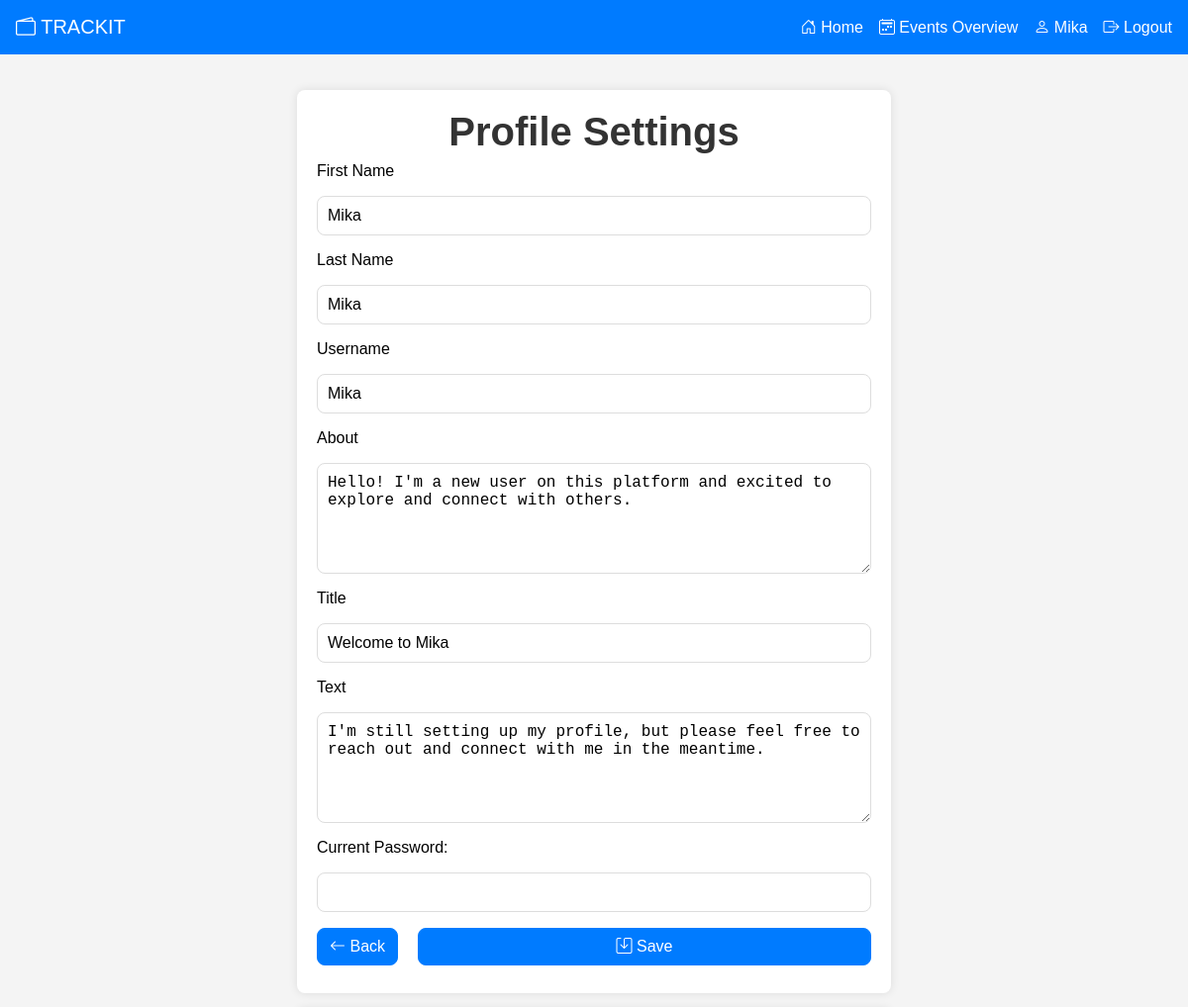
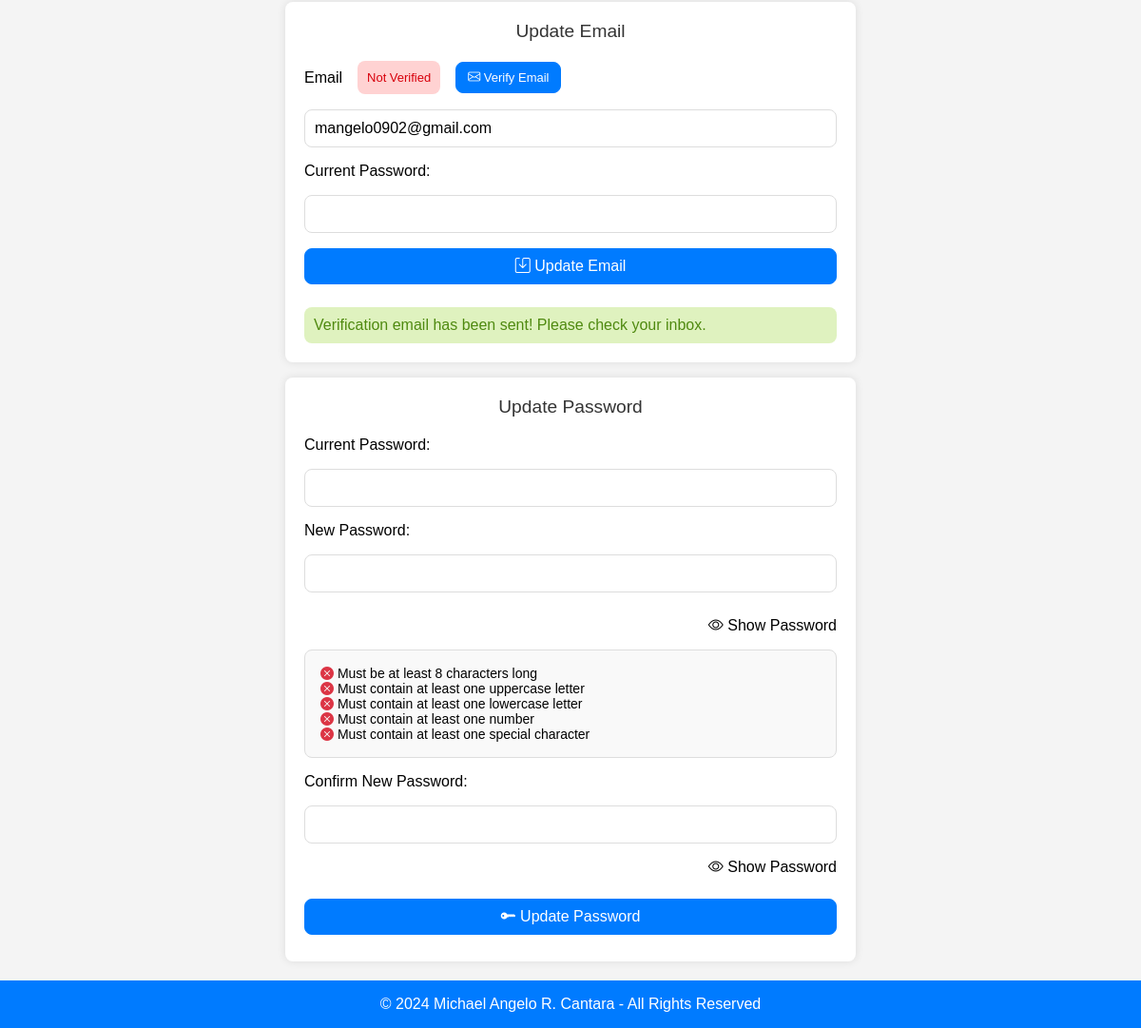
Screenshot of /profile-information-settings.php?emailverificationsent (signed in) with the database file from the repository (2 pictures, top to bottom).
### tables this page shows
CREATE TABLE `users` (
  `users_id` int(11) NOT NULL,
  `users_first_name` varchar(50) NOT NULL,
  `users_last_name` varchar(50) NOT NULL,
  `users_username` varchar(50) NOT NULL,
  `users_email` varchar(100) NOT NULL,
  `users_role` varchar(50) NOT NULL,
  `users_password` varchar(255) NOT NULL,
  `users_email_verified` int(11) NOT NULL
);

CREATE TABLE `profiles` (
  `profiles_id` int(11) NOT NULL,
  `profiles_about` text NOT NULL,
  `profiles_introduction_title` text NOT NULL,
  `profiles_introduction_text` text NOT NULL,
  `users_id` int(11) DEFAULT NULL
);

### includes/profile-information-functions.inc.php (called while the page is built, shortened)
<?php
function getUserInformation($conn, $users_id) {
    $sql = "SELECT users_first_name, users_last_name, users_username, users_email, users_email_verified FROM users WHERE users_id = ?;";
    $stmt = mysqli_stmt_init($conn);
    if (!mysqli_stmt_prepare($stmt, $sql)) {
        header("location: ../profile-information.php?error=stmtfailed");
        exit();
    }
    mysqli_stmt_bind_param($stmt, "i", $users_id);
    mysqli_stmt_execute($stmt);
    $resultData = mysqli_stmt_get_result($stmt);
    if ($row = mysqli_fetch_assoc($resultData)) {
        return $row;
    } else {
        $result = false;
        return $result;
    }
}
function getProfileInformation($conn, $users_id) {
    $sql = "SELECT * FROM profiles WHERE users_id = ?;";
    $stmt = mysqli_stmt_init($conn);
    if (!mysqli_stmt_prepare($stmt, $sql)) {
        header("location: ../profile-information.php?error=stmtfailed");
        exit();
    }
    mysqli_stmt_bind_param($stmt, "i", $users_id);
    mysqli_stmt_execute($stmt);
    $resultData = mysqli_stmt_get_result($stmt);
    if ($row = mysqli_fetch_assoc($resultData)) {
        return $row;
    } else {
        $result = false;
        return $result;
    }
}

### profile-information-settings.php (the view, shortened to what this page needs)
<?php
require_once "includes/db-connection.inc.php";
require_once "includes/profile-information-functions.inc.php";
$profileData = getProfileInformation($conn, $_SESSION["users_id"]);
$userData = getUserInformation($conn, $_SESSION["users_id"]);
?>
<!DOCTYPE html>
<html lang="en">
<head>
    <?php include "templates/external-links.tpl.php"; ?>
</head>
<body>
    <?php include 'templates/header.tpl.php'; ?>
    <main>
        <section class="section-container">
            <h1>Profile Settings</h1>
            <form action="includes/profile-information.inc.php" method="post">
                <label for="firstName">First Name</label>
                <input type="text" name="firstName" id="firstName" value='<?php echo $userData['users_first_name']; ?>'>
                <label for="lastName">Last Name</label>
                <input type="text" name="lastName" id="lastName" value='<?php echo $userData['users_last_name']; ?>'>
                <label for="username">Username</label>
                <input type="text" name="username" id="username" value='<?php echo $userData['users_username']; ?>'>
                <label for="profileAbout">About</label>
                <textarea type="text" name="profileAbout" rows="5" cols="20"
                    id="profileAbout"><?php echo $profileData['profiles_about']; ?></textarea>
                <label for="profileTitle">Title</label>
                <input type="text" name="profileTitle" id="profileTitle"
                    value='<?php echo $profileData['profiles_introduction_title']; ?>'>
                <label for="profileText">Text</label>
                <textarea type="text" name="profileText" rows="5" cols="20"
                    id="profileText"><?php echo $profileData['profiles_introduction_text']; ?></textarea>
                <label for="currentPassword">Current Password:</label>
                <input type="password" id="currentPassword" name="currentPassword" required>
                <div class="two-grid-column-container">
                    <a class="button" href="profile-information.php"><i class="bi bi-arrow-left"></i> Back</a>
                    <button class="button" type="submit" name="profile-settings"><i class="bi bi-save"></i>
                        Save</button>
                </div>
            </form>
        </section>
        <section class="section-container">
            <h2>Update Email</h2>
            <form action="includes/update-email.inc.php" method="post">
                <div class="email-container">
                    <label for="email">Email</label>
                    <?php
                    if ($userData['users_email_verified'] == 0) {
                        echo "<span class='error-message'>Not Verified</span>";
                        echo "<button class='button' type='button' onclick='location.href=\"includes/send-verification-email.inc.php\"'><i class='bi bi-envelope'></i> Verify Email</button>";
                    } else {
                        echo "<span class='success-message'>Verified</span>";
                    }
                    ?>
                </div>
                <input type="email" name="email" id="email" value='<?php echo $userData['users_email']; ?>'>
                <label for="currentPassword">Current Password:</label>
                <input type="password" id="currentPassword" name="currentPassword" required>
                <button class="button" type="submit" name="update-email"><i class="bi bi-save"></i> Update
                    Email</button>
            </form>
            <?php
            if (isset($_GET["emailverificationsent"])) {
                echo "<p class='success-message'>Verification email has been sent! Please check your inbox.</p>";
            }
            ?>
        </section>
        <section class="section-container">
            <h2>Update Password</h2>
            <form action="includes/update-password.inc.php" method="post">
                <label for="currentPassword">Current Password:</label>
                <input type="password" id="currentPassword" name="currentPassword" required>
                <label for="password">New Password:</label>
                <input type="password" id="password" name="password" required>
                <div class="password-container">
                    <p id="strengthLabel"></p>
                    <button class="show-button" id="showPasswordButton" type="button"
                        onclick="togglePasswordVisibility('password', 'showPasswordButton')"><i class='bi bi-eye'></i> Show Password</button>
                </div>
                <ul class="password-requirements" id="password-requirements">
                    <li id="length"><i class="bi bi-x-circle-fill text-danger"></i> Must be at least 8 characters long
                    </li>
                    <li id="uppercase"><i class="bi bi-x-circle-fill text-danger"></i> Must contain at least one
                        uppercase
                        letter</li>
                    <li id="lowercase"><i class="bi bi-x-circle-fill text-danger"></i> Must contain at least one
                        lowercase
                        letter</li>
                    <li id="number"><i class="bi bi-x-circle-fill text-danger"></i> Must contain at least one number
                    </li>
                    <li id="special"><i class="bi bi-x-circle-fill text-danger"></i> Must contain at least one special
                        character</li>
                </ul>
                <label for="confirmPassword">Confirm New Password:</label>
                <input type="password" id="confirmPassword" name="confirmPassword" required>
                <div class="password-container">
                    <button class="show-button" id="showConfirmPasswordButton" type="button"
                        onclick="togglePasswordVisibility('confirmPassword', 'showConfirmPasswordButton')"><i class='bi bi-eye'></i> Show
                        Password</button>
                </div>
                <button class="button margin-top-16" type="submit" name="updatePassword"><i class="bi bi-key-fill"></i>
                    Update Password</button>
            </form>
        </section>
    </main>
    <?php include 'templates/footer.tpl.php'; ?>
</body>
</html>

### static/css/style.css (style rules this page uses)
* { margin: 0; padding: 0; box-sizing: border-box; }
body { font-family: Verdana, Geneva, Tahoma, sans-serif; background-color: #f4f4f4; }
html, body { height: 100%; margin: 0; display: flex; flex-direction: column; }
main { width: 100%; margin: 0 auto; padding: 20px; flex: 1 0 auto; }
h1 { color: #333; text-align: center; font-size: 2.5em; }
h2 { font-size: 1.2em; color: #333; text-align: center; font-weight: lighter; margin-bottom: 12px; }
.button, .secondary-outline-button { display: inline-block; padding: 0.375rem 0.75rem; font-size: 1rem; font-weight: 400; line-height: 1.5; text-align: center; text-decoration: none; vertical-align: middle; cursor: pointer; user-select: none; border: 1px solid transparent; border-radius: 8px; margin: 8px 0; transition: color 0.15s ease-in-out, background-color 0.15s ease-in-out, border-color 0.15s ease-in-out, box-shadow 0.15s ease-in-out; }
.button { color: #fff; background-color: #007bff; border: 1px solid #007bff; }
.margin-top-16 { margin-top: 16px; }
section:not(.chart-container) { background-color: #fff; border-radius: 8px; padding: 20px; box-shadow: 0px 0px 10px 0px rgba(0, 0, 0, 0.1); margin-top: 16px; }
.section-container { max-width: 600px; margin: 0 auto; }
form { display: grid; gap: 0; }
input, select, textarea { padding: 10px; border: 1px solid #ddd; border-radius: 8px; font-size: 16px; margin: 8px 0; }
label { margin: 8px 0; }
.info-text, .password-requirements { font-size: 14px; color: black; padding: 16px; border: 1px solid #ddd; border-radius: 8px; background-color: #f9f9f9; margin: 8px 0; }
.password-requirements { list-style-type: none; }
.text-danger { color: #dc3545; }
.error-message { color: #d8000c; background-color: #ffd2d2; padding: 10px; border-radius: 8px; margin-top: 16px; }
.success-message { color: #4f8a10; background-color: #dff2bf; padding: 10px; border-radius: 8px; margin-top: 16px; }
.two-grid-column-container { display: grid; grid-template-columns: auto 1fr; gap: 20px; }
.password-container { margin: 8px 0; display: grid; grid-template-columns: 1fr auto; text-align: right; }
.show-button { border: none; background: none; cursor: pointer; font-size: 16px; text-align: right; }
.email-container { display: flex; align-items: center; justify-content: flex-start; margin: 8px 0; }
.email-container label { margin-right: 8px; }
.email-container span, .email-container button { font-size: small; margin: 0 8px; text-align: center; }

### rows the page displays
users: firstName "Mika", lastName "Mika", username "Mika", email "mangelo0902@gmail.com"
profiles: profileAbout "Hello! I'm a new user on this platform and excited to explore and connect with others.", profileText "I'm still setting up my profile, but please feel free to reach out and connect with me in the meantime."

### other values shown
$_SESSION["users_username"] "Mika"
